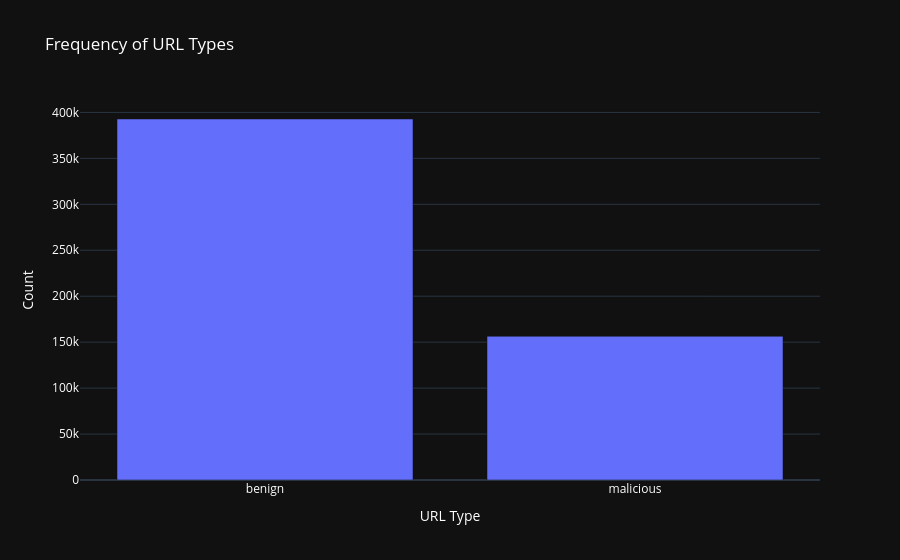

The notebook cell this image was saved under:
### Code cell
# Bar chart for 'type' column
type_counts = urls_data['type'].value_counts()
fig = go.Figure(data=[go.Bar(x=type_counts.index, y=type_counts.values)])
fig.update_layout(title='Frequency of URL Types',
                  xaxis_title='URL Type',
                  yaxis_title='Count',
                  template='plotly_dark',
                  font=dict(color='white'),
                  showlegend=False)
fig.show()

### Figure 1 — Plotly figure (JSON) as saved in the notebook; plotly's stock layout.template omitted (floating-point values rounded to 4 significant figures)
{"data": [{"type": "bar", "x": ["benign", "malicious"], "y": [392830, 156422]}], "layout": {"font": {"color": "white"}, "showlegend": false, "title": {"text": "Frequency of URL Types"}, "xaxis": {"title": {"text": "URL Type"}}, "yaxis": {"title": {"text": "Count"}}}}
